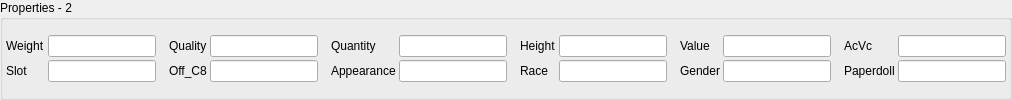
       <widget class="QGroupBox" name="groupBox_props2">
        <property name="title">
         <string>Properties - 2</string>
        </property>
        <layout class="QGridLayout" name="gridLayout_10">
         <property name="leftMargin">
          <number>3</number>
         </property>
         <property name="topMargin">
          <number>3</number>
         </property>
         <property name="rightMargin">
          <number>3</number>
         </property>
         <property name="bottomMargin">
          <number>3</number>
         </property>
         <property name="spacing">
          <number>3</number>
         </property>
         <item row="0" column="0">
          <layout class="QGridLayout" name="gridLayout_props2">
           <item row="0" column="13">
            <widget class="QLineEdit" name="lineEdit_prop2_Value"/>
           </item>
           <item row="0" column="6">
            <widget class="QLabel" name="label_prop2_Quantity">
             <property name="text">
              <string>Quantity</string>
             </property>
            </widget>
           </item>
           <item row="0" column="2">
            <spacer name="horizontalSpacer_12">
             <property name="orientation">
              <enum>Qt::Horizontal</enum>
             </property>
             <property name="sizeType">
              <enum>QSizePolicy::Fixed</enum>
             </property>
             <property name="sizeHint" stdset="0">
              <size>
               <width>10</width>
               <height>20</height>
              </size>
             </property>
            </spacer>
           </item>
           <item row="0" column="1">
            <widget class="QLineEdit" name="lineEdit_prop2_Weight"/>
           </item>
           <item row="0" column="7">
            <widget class="QLineEdit" name="lineEdit_prop2_Quantity"/>
           </item>
           <item row="0" column="3">
            <widget class="QLabel" name="label_prop2_Quality">
             <property name="text">
              <string>Quality</string>
             </property>
            </widget>
           </item>
           <item row="0" column="5">
            <spacer name="horizontalSpacer_13">
             <property name="orientation">
              <enum>Qt::Horizontal</enum>
             </property>
             <property name="sizeType">
              <enum>QSizePolicy::Fixed</enum>
             </property>
             <property name="sizeHint" stdset="0">
              <size>
               <width>10</width>
               <height>20</height>
              </size>
             </property>
            </spacer>
           </item>
           <item row="0" column="4">
            <widget class="QLineEdit" name="lineEdit_prop2_Quality"/>
           </item>
           <item row="0" column="8">
            <spacer name="horizontalSpacer_14">
             <property name="orientation">
              <enum>Qt::Horizontal</enum>
             </property>
             <property name="sizeType">
              <enum>QSizePolicy::Fixed</enum>
             </property>
             <property name="sizeHint" stdset="0">
              <size>
               <width>10</width>
               <height>20</height>
              </size>
             </property>
            </spacer>
           </item>
           <item row="0" column="0">
            <widget class="QLabel" name="label_prop2_Weight">
             <property name="text">
              <string>Weight</string>
             </property>
            </widget>
           </item>
           <item row="0" column="15">
            <widget class="QLabel" name="label_prop2_AcVc">
             <property name="text">
              <string>AcVc</string>
             </property>
            </widget>
           </item>
           <item row="0" column="9">
            <widget class="QLabel" name="label_prop2_Height">
             <property name="text">
              <string>Height</string>
             </property>
            </widget>
           </item>
           <item row="0" column="11">
            <spacer name="horizontalSpacer_15">
             <property name="orientation">
              <enum>Qt::Horizontal</enum>
             </property>
             <property name="sizeType">
              <enum>QSizePolicy::Fixed</enum>
             </property>
             <property name="sizeHint" stdset="0">
              <size>
               <width>10</width>
               <height>20</height>
              </size>
             </property>
            </spacer>
           </item>
           <item row="0" column="12">
            <widget class="QLabel" name="label_prop2_Value">
             <property name="text">
              <string>Value</string>
             </property>
            </widget>
           </item>
           <item row="0" column="10">
            <widget class="QLineEdit" name="lineEdit_prop2_Height"/>
           </item>
           <item row="0" column="14">
            <spacer name="horizontalSpacer_17">
             <property name="orientation">
              <enum>Qt::Horizontal</enum>
             </property>
             <property name="sizeType">
              <enum>QSizePolicy::Fixed</enum>
             </property>
             <property name="sizeHint" stdset="0">
              <size>
               <width>10</width>
               <height>20</height>
              </size>
             </property>
            </spacer>
           </item>
           <item row="1" column="0">
            <widget class="QLabel" name="label_prop2_Slot">
             <property name="text">
              <string>Slot</string>
             </property>
            </widget>
           </item>
           <item row="1" column="3">
            <widget class="QLabel" name="label_prop2_Off_C8">
             <property name="text">
              <string>Off_C8</string>
             </property>
            </widget>
           </item>
           <item row="1" column="6">
            <widget class="QLabel" name="label_prop2_Appearance">
             <property name="text">
              <string>Appearance</string>
             </property>
            </widget>
           </item>
           <item row="1" column="9">
            <widget class="QLabel" name="label_prop2_Race">
             <property name="text">
              <string>Race</string>
             </property>
            </widget>
           </item>
           <item row="1" column="12">
            <widget class="QLabel" name="label_prop2_Gender">
             <property name="text">
              <string>Gender</string>
             </property>
            </widget>
           </item>
           <item row="1" column="15">
            <widget class="QLabel" name="label_prop2_Paperdoll">
             <property name="text">
              <string>Paperdoll</string>
             </property>
            </widget>
           </item>
           <item row="1" column="1">
            <widget class="QLineEdit" name="lineEdit_prop2_Slot"/>
           </item>
           <item row="1" column="4">
            <widget class="QLineEdit" name="lineEdit_prop2_Off_C8"/>
           </item>
           <item row="1" column="7">
            <widget class="QLineEdit" name="lineEdit_prop2_Appearance"/>
           </item>
           <item row="1" column="10">
            <widget class="QLineEdit" name="lineEdit_prop2_Race"/>
           </item>
           <item row="1" column="13">
            <widget class="QLineEdit" name="lineEdit_prop2_Gender"/>
           </item>
           <item row="1" column="16" colspan="2">
            <widget class="QLineEdit" name="lineEdit_prop2_Paperdoll"/>
           </item>
           <item row="0" column="16" colspan="2">
            <widget class="QLineEdit" name="lineEdit_prop2_AcVc"/>
           </item>
          </layout>
         </item>
        </layout>
       </widget>
